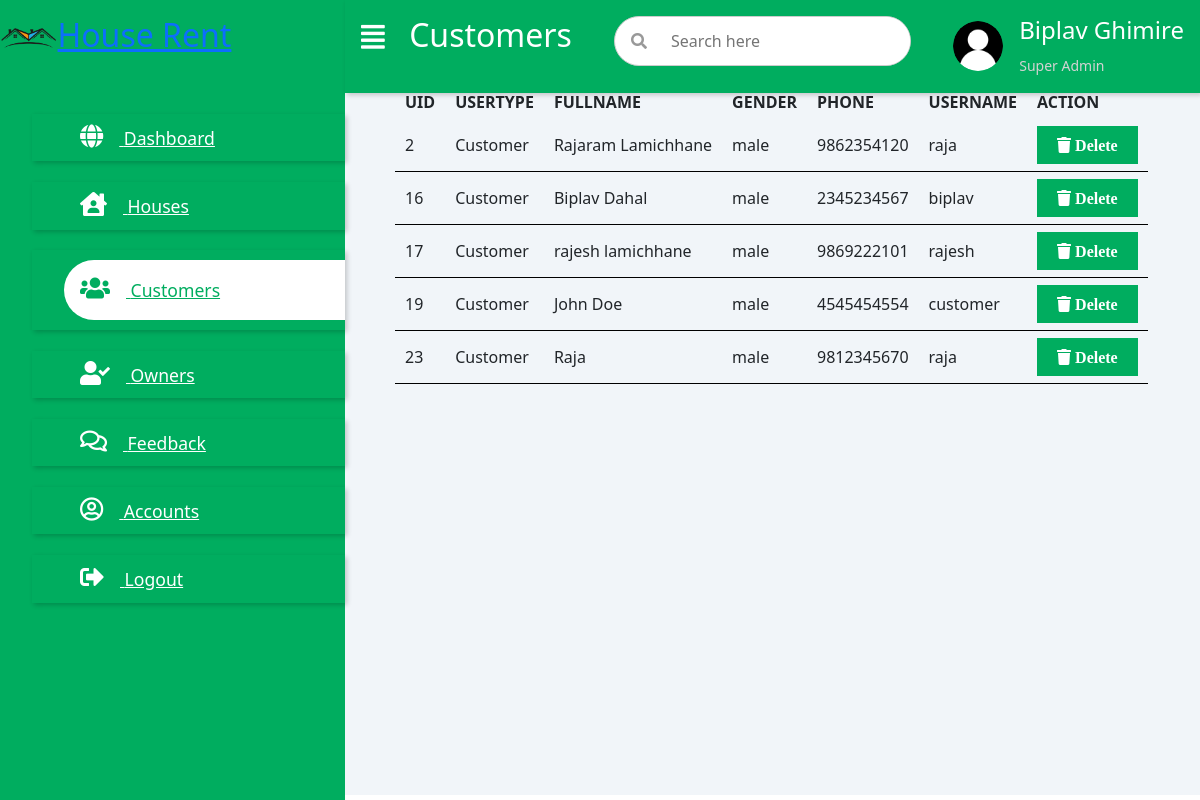
/admin/customer.php (signed in), run on the app's committed database.
### tables this page shows
CREATE TABLE `users` (
  `uid` int(11) NOT NULL,
  `usertype` varchar(50) NOT NULL,
  `fullname` varchar(50) NOT NULL,
  `gender` varchar(20) NOT NULL,
  `phone` varchar(20) NOT NULL,
  `email` varchar(45) NOT NULL,
  `username` varchar(25) NOT NULL,
  `password` varchar(45) NOT NULL,
  `ur_id` int(11) DEFAULT NULL
);

### admin/customer.php (the view, shortened to what this page needs)
		<?php
			include 'admin_dashboard.php';
			include 'db_connect.php';
		?>
		<?php
			$ur_id = 3;
			$sql_view_owners = "SELECT * from users AS u INNER JOIN user_roles AS ur ON u.ur_id=ur.ur_id WHERE u.ur_id = ?";
			$stmt = mysqli_stmt_init($conn);
			$view_customer=[];
			if(!mysqli_stmt_prepare($stmt, $sql_view_owners)){
			}else{
				mysqli_stmt_bind_param($stmt, "s",$ur_id);
				mysqli_stmt_execute($stmt);
				$result = mysqli_stmt_get_result($stmt);
				while($row = mysqli_fetch_assoc($result)){
					array_push($view_customer, $row);
				}
			}
		?>
		<table>
			<tr>
				<th>UID</th>
				<th>USERTYPE</th>
				<th>FULLNAME</th>
				<th>GENDER</th>
				<th>PHONE</th>
				<th>USERNAME</th>
				<th> ACTION </th>
			</tr>
			<?php foreach($view_customer as $value) { ?>
			<tr>
				<td><?php echo $value['uid']; ?></td>
				<td><?php echo $value['usertype']; ?></td>
				<td><?php echo $value['fullname']; ?></td>
				<td><?php echo $value['gender']; ?></td>
				<td><?php echo $value['phone']; ?></td>
				<td><?php echo $value['username']; ?></td>
				<td><a onclick='javascript:confirmationDelete($(this));return false;' href="deleteCustomer.php?uid=<?php echo $value['uid'];  ?>"> <button><i class = 'fas fa-trash'>  Delete</i></button></a></td>
				</tr>
			<?php } ?>
		</table>
</body>
</html>

### admin/admin_dashboard.php (shortened to what this page needs)
<!DOCTYPE html>
<html>
<head>
    <link rel="stylesheet" type="text/css" href="assets/css/admin_dashboard.css">
    <link rel="stylesheet" type="text/css" href="assets/css/feedback.css">
    <link rel="stylesheet" type="text/css" href="assets/css/change_password.css">
    <link rel="stylesheet" href="https://cdnjs.cloudflare.com/ajax/libs/font-awesome/5.15.3/css/all.min.css" />
    <link rel="stylesheet" href="assets/css/manage_houses.css" type="text/css"/>
    <link href='bootstrap/css/bootstrap.min.css' rel='stylesheet' type='text/css'>
</head>
<body>
    <div class="sidebar">
        <div class="sidebar-brand">
            <h2><img src="assets/images/house1.png" height="20px"><span><a href="http://localhost/flatrent/admin/house.php">House Rent</a></span></h2>
        </div>
        <div class="sidebar-menu">
            <ul>
                <li>
                    <a href="dashboard.php" class="<?php echo (basename($_SERVER['PHP_SELF']) == 'dashboard.php') ? 'active' : ''; ?>">
                        <span class="fas fa-globe"></span>
                        <span>Dashboard</span>
                    </a>
                </li>
                <li>
                    <a href="house.php" class="<?php echo (basename($_SERVER['PHP_SELF']) == 'house.php') ? 'active' : ''; ?>">
                        <span class="fas fa-house-user"></span>
                        <span>Houses</span>
                    </a>
                </li>
                <li>
                    <a href="customer.php" class="<?php echo (basename($_SERVER['PHP_SELF']) == 'customer.php') ? 'active' : ''; ?>">
                        <span class="fas fa-users"></span>
                        <span>Customers</span>
                    </a>
                </li>
                <li>
                    <a href="owner.php" class="<?php echo (basename($_SERVER['PHP_SELF']) == 'owner.php') ? 'active' : ''; ?>">
                        <span class="fas fa-user-check"></span>
                        <span>Owners</span>
                    </a>
                </li>
                <li>
                    <a href="feedback.php" class="<?php echo (basename($_SERVER['PHP_SELF']) == 'feedback.php') ? 'active' : ''; ?>">
                        <span class="far fa-comments"></span>
                        <span>Feedback</span>
                    </a>
                </li>
                <li>
                    <a href="change_password.php" class="<?php echo (basename($_SERVER['PHP_SELF']) == 'change_password.php') ? 'active' : ''; ?>">
                        <span class="far fa-user-circle"></span>
                        <span>Accounts</span>
                    </a>
                </li>
                <li>
                    <a href="admin_logout.php" class="<?php echo (basename($_SERVER['PHP_SELF']) == 'admin_logout.php') ? 'active' : ''; ?>">
                        <span class="fas fa-sign-out-alt"></span>
                        <span>Logout</span>
                    </a>
                </li>
            </ul>
        </div>
    </div>
    <div class="main-content">
        <header>
            <h2>
                <label for="nav-toggle">
                    <span class="fa fa-align-justify"></span>
                </label>
                <?php
                $page = basename($_SERVER['PHP_SELF']);
                switch($page) {
                    case 'customer.php':
                        echo "Customers";
                        break;
                }
                ?>
            </h2>
            <div class="search-wrapper">
                <span class="fas fa-search"></span>
                <input type="search" name="" placeholder="Search here"/>
            </div>
            <div class="user-wrapper">
                <img src="assets/images/biplav.jpg" width="50px" height="50px" alt="">
                <div>
                    <h4>Biplav Ghimire</h4>
                    <small>Super Admin</small>
                </div>
            </div>
        </header>
		<main id="dashboard">
</body>
</html>

### admin/assets/css/admin_dashboard.css (style rules this page uses)
* { padding: 0; margin: 0; box-sizing: border-box; list-style-type: none; text-decoration: none; }
.sidebar { width: 345px; position: fixed; left: 0; top: 0; height: 100%; background-color: #00ad5f; z-index: 100%; transition: width 300ms; }
.sidebar-brand { height: 98px; padding: 1rem 0rem 1rem 0rem; color: #fff; }
.sidebar-brand span { display: inline-block; padding-right: 1rem; }
.sidebar-menu { margin-top: 1rem; }
.sidebar-menu li { width: 100%; margin-bottom: 1.3rem; padding-left: 2rem; padding-top: 10px; padding-bottom: 10px; cursor: pointer; box-shadow: 2px 2px 5px rgba(0,0,0,0.2); }
.sidebar-menu a { padding-left: 1rem; display: block; color: #fff; font-size: 1.1rem; }
.sidebar-menu a.active { background-color: #fff; padding-top: 1rem; padding-bottom: 1rem; color: #00ad5f; border-radius: 30px 0px 0px 30px; }
.sidebar-menu a span:first-child { padding-right: 1rem; font-size: 1.5rem; }
.main-content { transition: margin-left 300ms; margin-left: 345px; background-color: #f1f5f9; background-size: cover; }
header { display: flex; justify-content: space-between; padding: 1rem; box-shadow: 2px 2px 5px rgba(0,0,0,0.2); position: fixed; left: 345px; width: calc(100% - 345px); top: 0; background-color: #00ad5f; z-index: 100; transition: left 300ms; }
header h2 { color: #fff; }
header label span { font-size: 1.7rem; padding-right: 1rem; }
.search-wrapper { border: 1px solid #ccc; border-radius: 30px; height: 50px; display: flex; align-items: center; overflow-x: hidden; background-color: #fff; }
.search-wrapper span { display: inline-block; padding: 0rem 1rem; font-size: 1rem; color: #999; }
.search-wrapper input { height: 100%; padding: .5rem; border: none; outline: none; }
.user-wrapper { display: flex; align-items: center; }
.user-wrapper img { border-radius: 50%; margin-right: 1rem; }
.user-wrapper h4 { color: #fff; }
.user-wrapper small { display: inline-block; color: lightgrey; }
main { margin-top: 85px; padding-left: 2rem 1.5rem; min-height: calc(100vh - 90px); }

### admin/assets/css/change_password.css (style rules this page uses)
input { outline: none; border: none; }
button { outline: none !important; border: none; background: transparent; }

### admin/assets/css/manage_houses.css (style rules this page uses)
tr th { text-align: left; padding: 5px 10px; }
tr td { text-align: left; padding: 7px 10px; border-bottom: 1px solid black; }
table { margin-left: 50px; border-collapse: collapse; }
td button { background:#00ad5f; padding: 7px 20px; border: 0px none white; cursor: pointer; font-size: 16px; }
button i { color: white; }

### data on the page
users: uid "2", usertype "Customer", fullname "Rajaram Lamichhane", gender "male", phone "9862354120", username "raja"
users: uid "16", usertype "Customer", fullname "Biplav Dahal", gender "male", phone "2345234567", username "biplav"
users: uid "17", usertype "Customer", fullname "rajesh lamichhane", gender "male", phone "9869222101", username "rajesh"
users: uid "19", usertype "Customer", fullname "John Doe", gender "male", phone "4545454554", username "customer"
users: uid "23", usertype "Customer", fullname "Raja", gender "male", phone "9812345670", username "raja"
